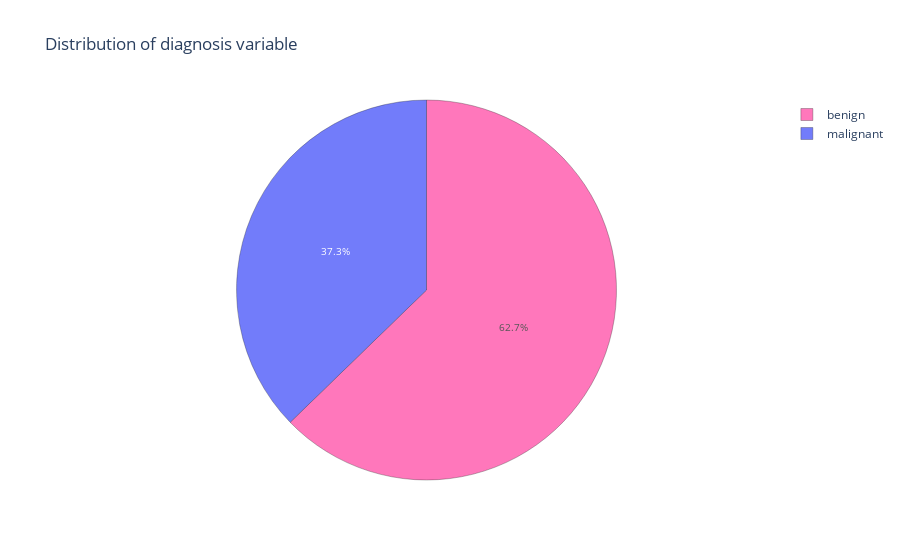

The notebook cell this image was saved under:
### Markdown cell above
#Pie Plot

### Code cell
# Pie chart of target value
configure_plotly_browser_state()
trace = go.Pie(labels = ['benign','malignant'], values = data['diagnosis'].value_counts(),
               textfont=dict(size=10), opacity = 0.9,
               marker=dict(colors=['hotpink','lightpurple'],
                           line=dict(color='#000000', width=0.3)))


layout = dict(title =  'Distribution of diagnosis variable')

fig = dict(data = [trace], layout=layout)
py.iplot(fig)

### Figure 1 — Plotly figure (JSON) as saved in the notebook; plotly's stock layout.template omitted (floating-point values rounded to 4 significant figures)
{"data": [{"labels": ["benign", "malignant"], "marker": {"colors": ["hotpink", "lightpurple"], "line": {"color": "#000000", "width": 0.3}}, "opacity": 0.9, "textfont": {"size": 10}, "type": "pie", "values": [357, 212]}], "layout": {"title": {"text": "Distribution of diagnosis variable"}}}
